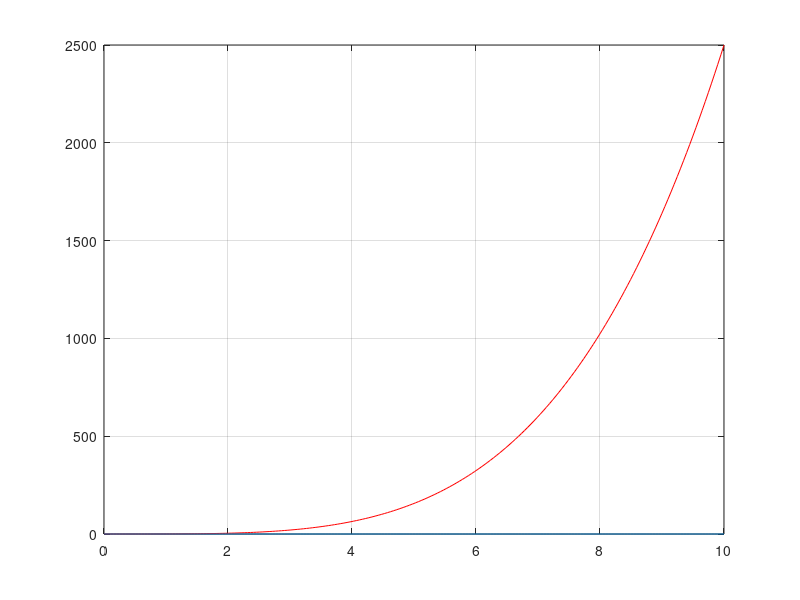

Write the MATLAB code that produced this figure. (Note: this script raises an error after producing the figure.)
fun = @(x) x.^3;
fun1= @(x) 1/4*x.^4;
q=integral(fun,0,10);

x=linspace(0,10,200);
plot(x,fun1(x),'r') 

hold on
grid on;
plot(x,zeros(size(x)))
%pgon = polyshape([0 0 1 3], [0 3 3 5]);
%plot(pgon)

ax = gca;
ax.XAxisLocation = 'origin';
ax.YAxisLocation = 'origin';

colororder('#D95319')
plot(x,fun(x));
for v = 0.0:1.0:9.0
    a = polyshape([v v v+1 v+1],[0 fun(v) fun(v+1) 0]);
    plot(a)
end
plot(x,fun(x),'r');
hold off